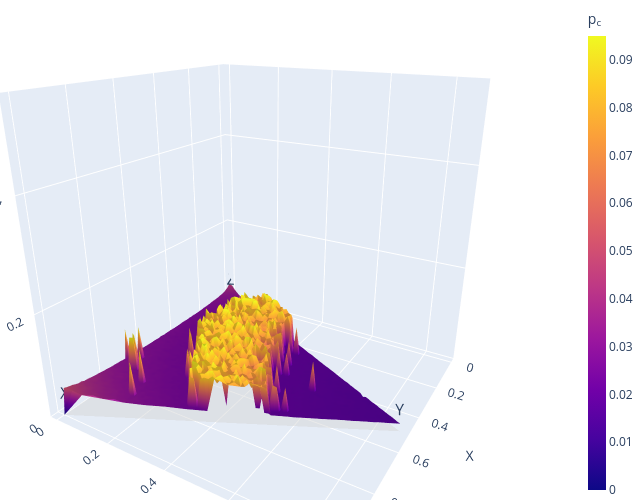

The cell this chart's notebook holds for it:
### Code cell
###########################################
# Define probabilites and threshold vectors
###########################################

pX, pY, pZ = array_raw[:,0], array_raw[:,1], array_raw[:,2]
p_c = array_raw[:,3]

######################
# 2.  Diagnostic check
######################

bad = (pX < 0) | (pZ < 0) | (pY < 0)
if bad.any():
    print("Found", bad.sum(), "rows outside the simplex; they are being dropped.")
    pX, pZ, pY, p_c = [v[~bad] for v in (pX, pZ, pY, p_c)]

assert pX.size > 0, "No valid rows remain inside the simplex!"

# ---------------------------------------------------------------
# 3.  Barycentric → Cartesian
x = pX + 0.5*pY
y = (np.sqrt(3)/2)*pY
z = p_c

# ---------------------------------------------------------------
# 4.  Triangulate & plot (identical to before)
tri = Triangulation(x, y)
i, j, k = tri.triangles.T

mesh = go.Mesh3d(
    x=x, y=y, z=z,
    i=i, j=j, k=k,
    intensity=z, colorscale="plasma", flatshading=True,
    colorbar=dict(title="p<sub>c</sub>", thickness=18, x=1.08)
)

base = go.Mesh3d(
    x=[0, 1, 0.5], y=[0, 0, np.sqrt(3)/2], z=[0, 0, 0],
    i=[0], j=[1], k=[2],
    color="lightgrey", opacity=0.5, showscale=False
)

labels = go.Scatter3d(
    x=[0, 1, 0.5], y=[0, 0, np.sqrt(3)/2], z=[0, 0, 0],
    mode="text", text=["Z", "X", "Y"],
    textfont=dict(size=16), showlegend=False
)

fig = go.Figure([mesh, base, labels])
fig.update_layout(
    scene=dict(
        xaxis_title="X", yaxis_title="Z",
        zaxis_title="Threshold error rate  p<sub>c</sub>",
        zaxis_range=[0, 0.55],
        camera=dict(eye=dict(x=1.5, y=0.9, z=0.7))
    ),
    margin=dict(l=0, r=0, b=0, t=0),
    width=640, height=500
)
fig.show()

### Figure 1 — Plotly figure (JSON) as saved in the notebook; plotly's stock layout.template omitted (floating-point values rounded to 4 significant figures; data arrays with more than 128 entries replaced by an {"elided": "..."} marker saying what was removed)
{"data": [{"colorbar": {"thickness": 18, "title": {"text": "p<sub>c</sub>"}, "x": 1.08}, "colorscale": [[0, "#0d0887"], [0.1111, "#46039f"], [0.2222, "#7201a8"], [0.3333, "#9c179e"], [0.4444, "#bd3786"], [0.5556, "#d8576b"], [0.6667, "#ed7953"], [0.7778, "#fb9f3a"], [0.8889, "#fdca26"], [1, "#f0f921"]], "flatshading": true, "i": {"elided": "6349 int values"}, "intensity": {"elided": "3270 float values"}, "j": {"elided": "6349 int values"}, "k": {"elided": "6349 int values"}, "type": "mesh3d", "x": {"elided": "3270 float values"}, "y": {"elided": "3270 float values"}, "z": {"elided": "3270 float values"}}, {"color": "lightgrey", "i": [0], "j": [1], "k": [2], "opacity": 0.5, "showscale": false, "type": "mesh3d", "x": [0, 1, 0.5], "y": [0, 0, 0.866], "z": [0, 0, 0]}, {"mode": "text", "showlegend": false, "text": ["Z", "X", "Y"], "textfont": {"size": 16}, "type": "scatter3d", "x": [0, 1, 0.5], "y": [0, 0, 0.866], "z": [0, 0, 0]}], "layout": {"height": 500, "margin": {"b": 0, "l": 0, "r": 0, "t": 0}, "scene": {"camera": {"eye": {"x": 1.5, "y": 0.9, "z": 0.7}}, "xaxis": {"title": {"text": "X"}}, "yaxis": {"title": {"text": "Z"}}, "zaxis": {"range": [0, 0.55], "title": {"text": "Threshold error rate  p<sub>c</sub>"}}}, "width": 640}}
